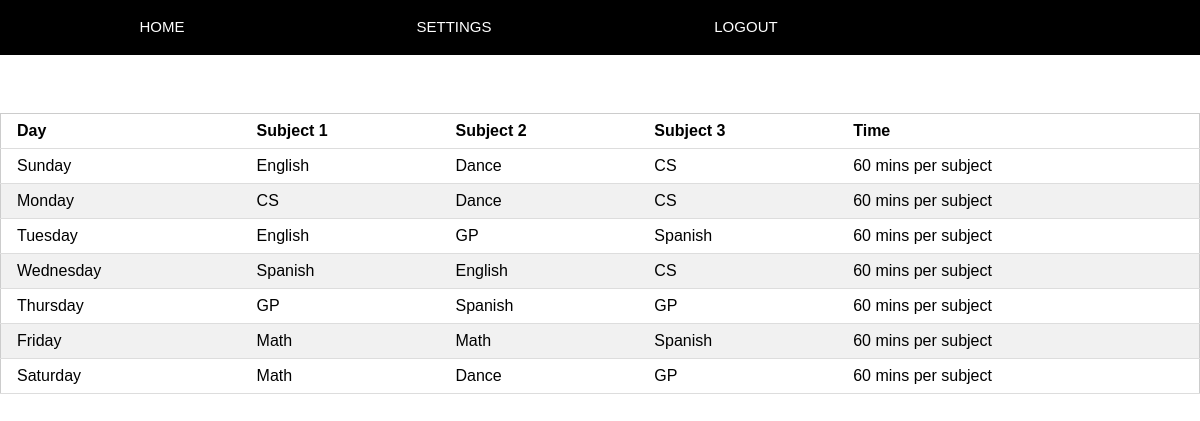
Screenshot of /home (signed in) with the database file from the repository.
### models.py (models this page shows, shortened)
class Sunday(Base):
    __tablename__           = "Sunday"
    id           			= Column(Integer, primary_key=True)
    s1  	 			    = Column(String)
    s2  	 			    = Column(String)
    s3  	 			    = Column(String)

class Monday(Base):
    __tablename__           = "Monday"
    id           			= Column(Integer, primary_key=True)
    s1  	 			    = Column(String)
    s2  	 			    = Column(String)
    s3  	 			    = Column(String)

class Tuesday(Base):
    __tablename__           = "Tuesday"
    id           			= Column(Integer, primary_key=True)
    s1  	 			    = Column(String)
    s2  	 			    = Column(String)
    s3  	 			    = Column(String)

class Wednesday(Base):
    __tablename__           = "Wednesday"
    id           			= Column(Integer, primary_key=True)
    s1  	 			    = Column(String)
    s2  	 			    = Column(String)
    s3  	 			    = Column(String)

class Thursday(Base):
    __tablename__           = "Thursday"
    id           			= Column(Integer, primary_key=True)
    s1  	 			    = Column(String)
    s2  	 			    = Column(String)
    s3  	 			    = Column(String)

class Friday(Base):
    __tablename__           = "Friday"
    id           			= Column(Integer, primary_key=True)
    s1  	 			    = Column(String)
    s2  	 			    = Column(String)
    s3  	 			    = Column(String)

class Saturday(Base):
    __tablename__           = "Saturday"
    id           			= Column(Integer, primary_key=True)
    s1  	 			    = Column(String)
    s2  	 			    = Column(String)
    s3  	 			    = Column(String)

### app.py (the view)
@app.route("/home")
def home():
    user=get_user(login_session['name'])
    id_num = user.id
    sched = get_sched(id_num)
    user_sched = session.query(Sched).filter_by(id=id_num).first()
    return render_template("home.html", sched=sched, user_sched=user_sched)

### database.py (called while the page is built)
def get_user(username):
    return session.query(User).filter_by(username=username).first()

### templates/home.html (shortened to what this page needs)
<html>
  <head>
    <link rel=stylesheet type=text/css href="{{ url_for('static', filename='w3-style.css') }}">
  </head>
    <body>
        <div class="w3-top">
            <div class="w3-row w3-padding w3-black">
                <div class="w3-col s3">
                <a href="{{ url_for('home') }}" class="w3-button w3-block w3-black">HOME</a>
                </div>
                <div class="w3-col s3">
                <a href="{{ url_for('settings') }}" class="w3-button w3-block w3-black">SETTINGS</a>
                </div>
                <div class="w3-col s3">
                <a href="{{ url_for('logout') }}" class="w3-button w3-block w3-black">LOGOUT</a>
                </div>
            </div>
        </div>
        <br><br><br><br><br>
        <table class="w3-table-all">
            <thead>
                <tr>
                    <th>Day</th>
                    <th>Subject 1</th>
                    <th>Subject 2</th>
                    {% if user_sched.i == 3 %}
                    <th>Subject 3</th>
                    {% endif %}
                    <th>Time</th>
                </tr>
            </thead>
            {% for day in sched %}
            <tr>
                {% for subject in day %}
                <td> {{subject}} </td>
                {% endfor %}
            </tr>
            {% endfor %}
        </table>
    </body>
</html>

### static/w3-style.css (style rules this page uses)
html { box-sizing:border-box }
*,*:before,*:after { box-sizing:inherit }
html { -ms-text-size-adjust:100%;-webkit-text-size-adjust:100% }
body { margin:0 }
a { background-color:transparent }
html,body { font-family:Verdana,sans-serif;font-size:15px;line-height:1.5 }
html { overflow-x:hidden }
a { color:inherit }
.w3-table,.w3-table-all { border-collapse:collapse;border-spacing:0;width:100%;display:table }
.w3-table-all { border:1px solid #ccc }
.w3-bordered tr,.w3-table-all tr { border-bottom:1px solid #ddd }
.w3-table-all tr:nth-child(odd) { background-color:#fff }
.w3-table-all tr:nth-child(even) { background-color:#f1f1f1 }
.w3-table td,.w3-table th,.w3-table-all td,.w3-table-all th { padding:8px 8px;display:table-cell;text-align:left;vertical-align:top }
.w3-table th:first-child,.w3-table td:first-child,.w3-table-all th:first-child,.w3-table-all td:first-child { padding-left:16px }
.w3-btn,.w3-button { border:none;display:inline-block;padding:8px 16px;vertical-align:middle;overflow:hidden;text-decoration:none;color:inherit;background-color:inherit;text-align:center;cursor:pointer;white-space:nowrap }
.w3-btn,.w3-button { -webkit-touch-callout:none;-webkit-user-select:none;-khtml-user-select:none;-moz-user-select:none;-ms-user-select:none;user-select:none }
.w3-block { display:block;width:100% }
.w3-container:after,.w3-container:before,.w3-panel:after,.w3-panel:before,.w3-row:after,.w3-row:before,.w3-row-padding:after,.w3-row-padding:before, .w3-cell-row:before,.w3-cell-row:after,.w3-clear:after,.w3-clear:before,.w3-bar:before,.w3-bar:after { content:"";display:table;clear:both }
.w3-col,.w3-half,.w3-third,.w3-twothird,.w3-threequarter,.w3-quarter { float:left;width:100% }
.w3-col.s3 { width:24.99999% }
.w3-top,.w3-bottom { position:fixed;width:100%;z-index:1 }
.w3-top { top:0 }
.w3-padding { padding:8px 16px!important }
.w3-black,.w3-hover-black:hover { color:#fff!important;background-color:#000!important }
body, html { height: 100%; font-family: "Inconsolata", sans-serif; }

### rows the page displays
Sunday: day "Sunday" "60 mins per subject", s1 "English", s2 "Dance", s3 "CS"
Monday: day "Monday" "60 mins per subject", s1 "CS", s2 "Dance", s3 "CS"
Tuesday: day "Tuesday" "60 mins per subject", s1 "English", s2 "GP", s3 "Spanish"
Wednesday: day "Wednesday" "60 mins per subject", s1 "Spanish", s2 "English", s3 "CS"
Thursday: day "Thursday" "60 mins per subject", s1 "GP", s2 "Spanish", s3 "GP"
Friday: day "Friday" "60 mins per subject", s1 "Math", s2 "Math", s3 "Spanish"
Saturday: day "Saturday" "60 mins per subject", s1 "Math", s2 "Dance", s3 "GP"
